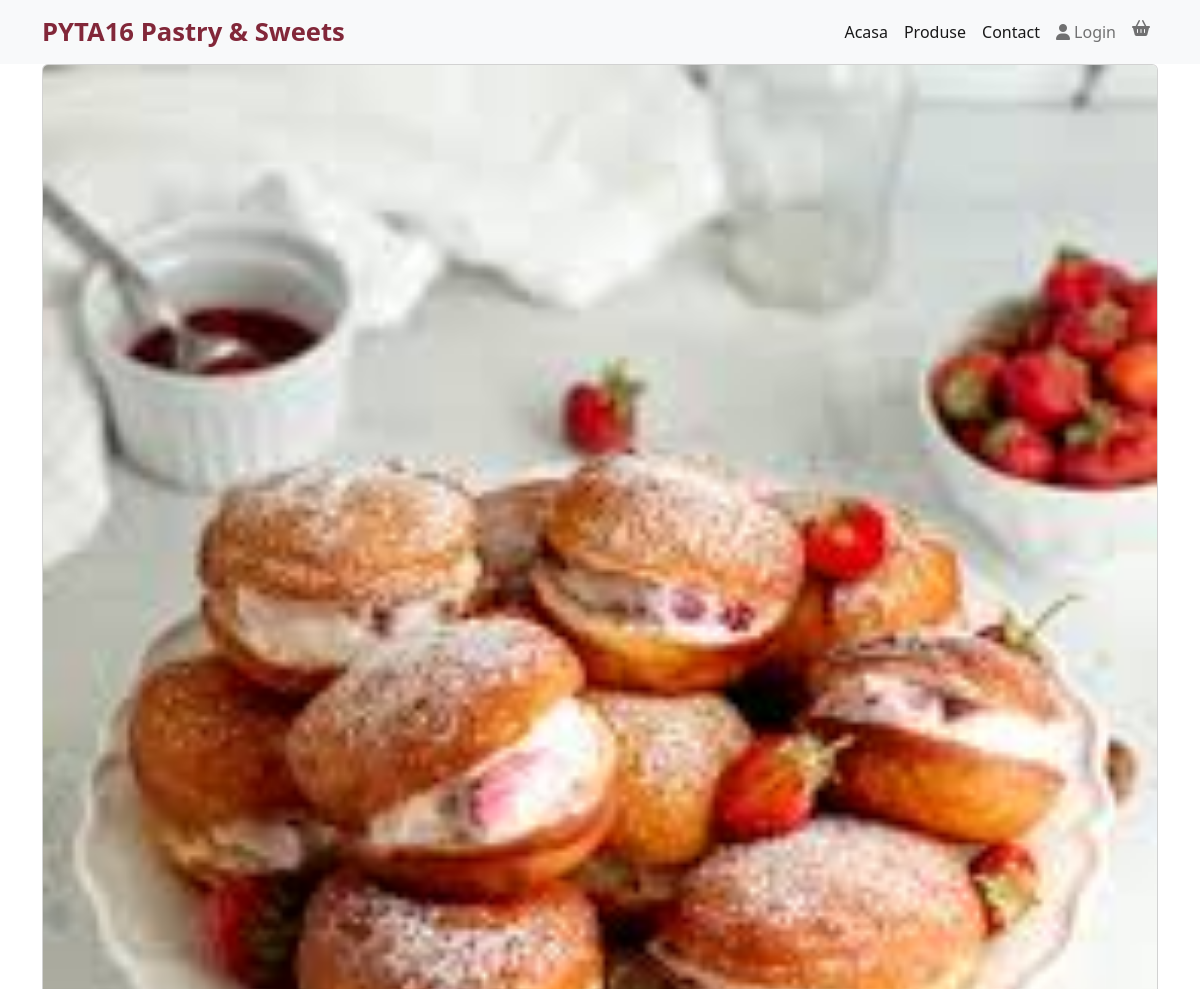
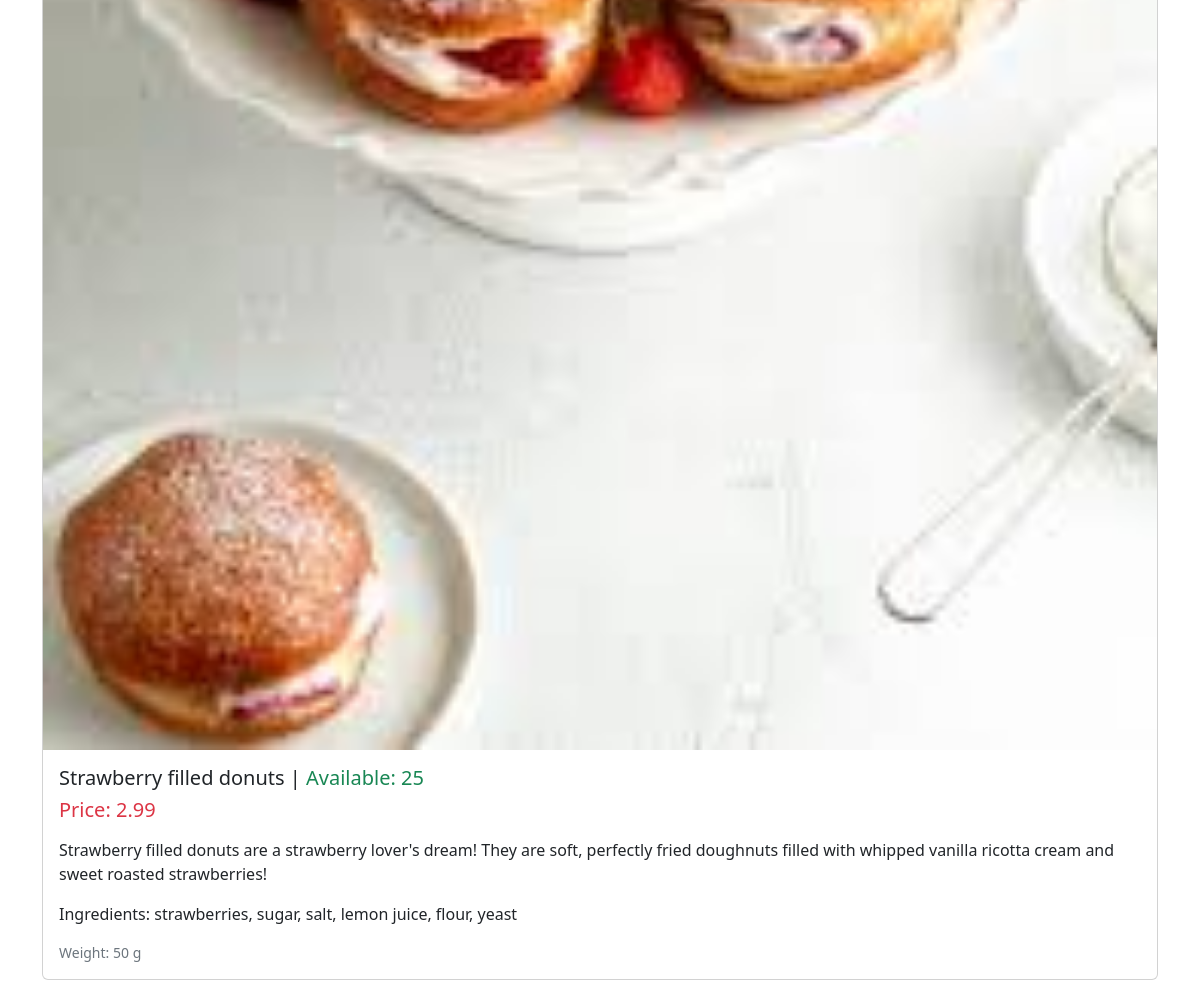
The app's page /products/4 with its own data (2 pictures, top to bottom).
### marketplaceapp/models.py (models this page shows)
class Product(models.Model):
    name=models.CharField(max_length=255)
    description=models.TextField()
    ingredients=models.TextField()
    price=models.DecimalField(max_digits=10, decimal_places=2)
    weight_grams=models.IntegerField()
    available_quantity=models.IntegerField()
    image=models.ImageField(upload_to="product_images", null=True, blank=True)
    def __str__(self):
        return self.name

### marketplaceapp/views.py (the view)
# urls.py: path("products/<int:product_id>", views.product_detail, name="product_detail")
def product_detail(request,product_id):
    product=get_object_or_404(Product,pk=product_id)
    print(product)
    context={
        "product":product
    }
    return  render(request, "marketplaceapp/product_detail.html", context)

### marketplaceapp/templates/marketplaceapp/product_detail.html
{% extends "marketplaceapp/base.html" %}
{% block content %}
<div class="container">
    <div class="card mb-3">
  <img src="{{ product.image.url }}" class="card-img-top" alt="...">
  <div class="card-body">
    <h5 class="card-title">{{ product.name }} | <span class="text-success">Available: {{product.available_quantity}}</span></h5>
    <h5 class="card-title text-danger">Price: {{ product.price }}</h5>
    <p class="card-text"><p> {{product.description}}</p>
    <p class="card-text"><p>Ingredients: {{product.ingredients}}</p>
    <p class="card-text"><small class="text-muted">Weight: {{ product.weight_grams }} g</small></p>
  </div>
</div>
</div>
{% endblock %}

### records on screen
Product: image (picture), name "Strawberry filled donuts", available_quantity "25", price "2.99", description "Strawberry filled donuts are a strawberry lover's dream! They are soft, perfectly fried doughnuts filled with whipped vanilla ricotta cream and sweet roasted strawberries!", ingredients "strawberries, sugar, salt, lemon juice, flour, yeast", weight_grams "50"
